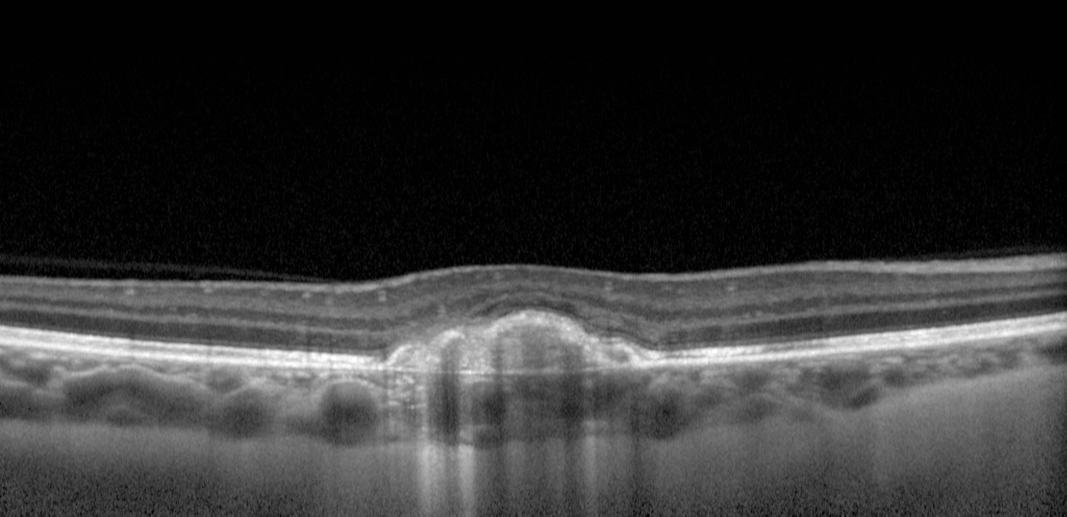
%> input picture exampleOCTimage0001.tif, 3200 x 1550 px (shown at 1/3 size)
$ octave retinalLayerSegment.m   (GNU Octave 9; MATLAB toolbox functions it lacks are replaced by stand-ins)
%> lines starting %> are read from the running program, lines starting %| are printed output that depends on the picture
%Code of retina layer segmentation based on graph theory using Dijkstra's
%algorirhm, coded by Yicheng Zhang
warning off;
close all;
clear;
clc;

origImg = imread('\exampleOCTimage0001.tif');
%> origImg is the input picture: size 1550x3200 uint8; min 0, max 255, mean 50.6

origImg = imresize(origImg,0.2);
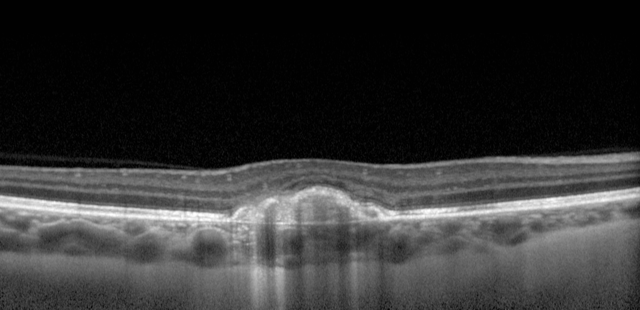
%> origImg: size 310x640 uint8; min 0, max 255, mean 50.6

origImg = im2double(origImg);
%> origImg: size 310x640 double

%filter image
 img = imfilter(origImg,fspecial('gaussian',[5 5],1),'replicate');
% img = imfilter(origImg, fspecial('average', [3,3]));
figure, imshow(img);


% [33 lines of commented-out code are left out]
sizeOfOrigImg = size(img);
%> sizeOfOrigImg = [310 640]

% paddedImg = zeros([sizeOfOrigImg(1) sizeOfOrigImg(2)+2]);
% paddedImg(:,2:1+sizeOfOrigImg(2)) = img;
numOfRows = sizeOfOrigImg(1);
%> numOfRows = 310
numOfCols = sizeOfOrigImg(2);
%> numOfCols = 640
rowStart = numOfRows * 0.4;
%> rowStart = 124
rowEnd = numOfRows *  0.8;
%> rowEnd = 248

paddedImg = zeros([rowEnd - rowStart + 1, sizeOfOrigImg(2)+2]);
paddedImg(:, 2:1+sizeOfOrigImg(2)) = img(rowStart:rowEnd,:);
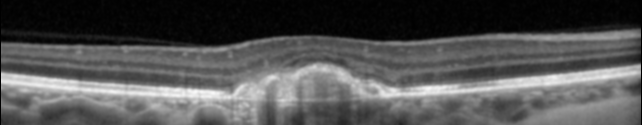
%> paddedImg: size 125x642 double; min 0, max 0.976, mean 0.322

sizeOfPaddedImg = size(paddedImg);
%> sizeOfPaddedImg = [125 642]

%vertical gradient image
gradientImg = zeros(sizeOfPaddedImg);

for x = 1:sizeOfPaddedImg(2)
    gradientImg(:, x) = -1 * gradient(paddedImg(:, x), 2);
end
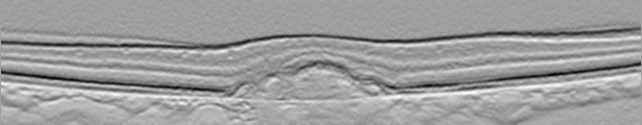
%> gradientImg: size 125x642 double; min -0.089, max 0.0528, mean -0.00129; drawn with min black and max white

gradientImg = (gradientImg-min(gradientImg(:)))/(max(gradientImg(:))-min(gradientImg(:)));
figure, imshow(gradientImg);

%inverse of the vertical gradient image
invertGradientImg = gradientImg * -1 + 1;
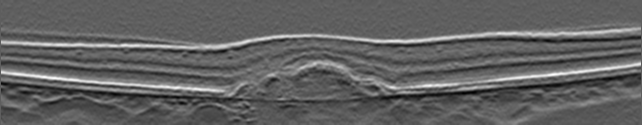
%> invertGradientImg: size 125x642 double; min 0, max 1, mean 0.381
figure, imshow(invertGradientImg);


%minimum weight
minWeight = 10^-5;

%array to store gradient image edge weights
gradientEdgeWeightArray = nan([numel(paddedImg),8]);

%array to store inverse gradient image edge weigths
inverseGradientEdgeWeightArray = nan([numel(paddedImg),8]);

%array to store starting node positions
startNodePositionsArray = nan([numel(paddedImg),8]);

%array to store ending node positions
endNodePositionsArray = nan([numel(paddedImg),8]);

%offset array defined to limit the path search direction
searchDirectionOffsetArray = [1, 1, 1, 0, 0, -1, -1, -1;
    1, 0, -1, 1, -1, 1, 0, -1];

%fill in the arrays with edge weights
sizeOfGradEdgeWArray = size(gradientEdgeWeightArray);
%> sizeOfGradEdgeWArray = [80250 8]

for index = 1 : sizeOfGradEdgeWArray(1) * sizeOfGradEdgeWArray(2)
    [x, y] = ind2sub(sizeOfGradEdgeWArray, index);
    [xx,yy] = ind2sub(sizeOfPaddedImg, x);
    X = xx + searchDirectionOffsetArray(1, y);
    Y = yy + searchDirectionOffsetArray(2, y);

    if X >= 1 && X <= sizeOfPaddedImg(1) && Y >= 1 && Y <= sizeOfPaddedImg(2)
         if Y == 1 || Y == sizeOfPaddedImg(2);
            gradientEdgeWeightArray(x, y) = minWeight;
            inverseGradientEdgeWeightArray(x, y) = minWeight;
         else
            gradientEdgeWeightArray(x, y) = 2 - gradientImg(xx, yy) - gradientImg(X, Y) + minWeight;
            inverseGradientEdgeWeightArray(x, y) = 2 - invertGradientImg(xx,yy) - invertGradientImg(X,Y) + minWeight;
         end
        startNodePositionsArray(x, y) = sub2ind(sizeOfPaddedImg, xx, yy);
        endNodePositionsArray(x, y) = sub2ind(sizeOfPaddedImg, X, Y);
    end

end

%assemble the adjacency matrix
assemblyPositionMat = ~isnan(gradientEdgeWeightArray) & ~isnan(startNodePositionsArray) & ~isnan(endNodePositionsArray) & ~isnan(inverseGradientEdgeWeightArray);
gradientEdgeWeightArray = gradientEdgeWeightArray(assemblyPositionMat);
inverseGradientEdgeWeightArray = inverseGradientEdgeWeightArray(assemblyPositionMat);
startNodePositionsArray = startNodePositionsArray(assemblyPositionMat);
endNodePositionsArray = endNodePositionsArray(assemblyPositionMat);

%sparse adjacency matrices of gradient images
gradienAdjMatrix = sparse(startNodePositionsArray, endNodePositionsArray, gradientEdgeWeightArray, numel(paddedImg), numel(paddedImg));

%sparse adjacency matrices of inverse gradient images
inverseGradientAdjMatrix = sparse(startNodePositionsArray, endNodePositionsArray, inverseGradientEdgeWeightArray, numel(paddedImg), numel(paddedImg));

%get shortest path going from light to dark
%> (the run ends here)
